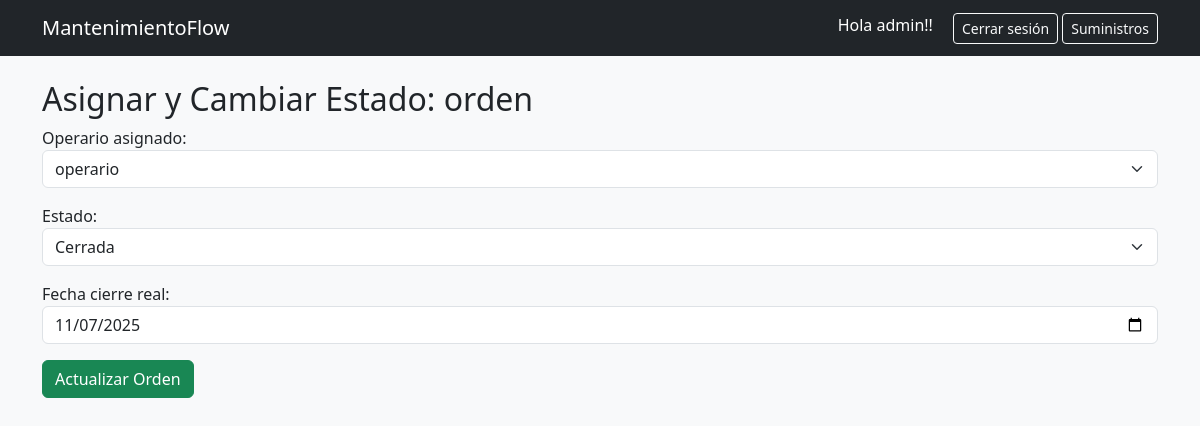
The app's page /asignar/4/ (signed in) with its own data.
### mantenimiento/models.py (models this page shows, shortened)
class OrdenDeTrabajo(models.Model):
    PRIORIDAD = [
        ('Baja', 'Baja'),
        ('Media', 'Media'),
        ('Alta', 'Alta')
    ]
    ESTADO = [
        ('Pendiente', 'Pendiente'),
        ('En Proceso', 'En Proceso'),
        ('Cerrada', 'Cerrada')
    ]
    titulo = models.CharField(max_length=100)
    descripcion_falla = models.TextField()
    prioridad = models.CharField(max_length=10, choices=PRIORIDAD)
    fecha_creacion = models.DateField(auto_now_add=True)
    fecha_cierre_real = models.DateField(null=True, blank=True)
    estado = models.CharField(max_length=15, choices=ESTADO, default='Pendiente')
    creador = models.ForeignKey(User, related_name='ordenes_creadas', on_delete=models.CASCADE)
    operario_asignado = models.ForeignKey(User, related_name='ordenes_asignadas', null=True, blank=True, on_delete=models.SET_NULL)

### mantenimiento/views.py (the view)
# urls.py: path('asignar/<int:id>/', views.asignar_orden, name='asignar_orden'),
@login_required
@permission_required('mantenimiento.change_ordendetrabajo', raise_exception=True)
def asignar_orden(request, id):
    orden = get_object_or_404(OrdenDeTrabajo, id=id)
    if request.method == 'POST':
        form = AsignacionYEstadoForm(request.POST, instance=orden)
        if form.is_valid():
            form.save()
            messages.success(request, "Orden actualizada correctamente.")
            return redirect('orden_list')
        else:
            messages.error(request, "Error al actualizar la orden.")
    else:
        form = AsignacionYEstadoForm(instance=orden)
    return render(request, 'asignacion_form.html', {'form': form, 'orden': orden})

### mantenimiento/forms.py (shortened to what this page needs)
class AsignacionYEstadoForm(forms.ModelForm):
    class Meta:
        model = OrdenDeTrabajo
        fields = ['operario_asignado', 'estado', 'fecha_cierre_real']
        widgets = {
            'operario_asignado': forms.Select(attrs={'class': 'form-select'}),
            'estado': forms.Select(attrs={'class': 'form-select'}),
            'fecha_cierre_real': forms.DateInput(attrs={'class': 'form-control', 'type': 'date'}),
        }
    def __init__(self, *args, **kwargs):
        super().__init__(*args, **kwargs)
        self.fields['operario_asignado'].queryset = User.objects.filter(groups__name='Operario')

### mantenimiento/templates/asignacion_form.html (shortened to what this page needs)
{% extends "base.html" %}
{% block content %}
  <h2>Asignar y Cambiar Estado: {{ orden.titulo }}</h2>
  <form method="post">
    {{ form.as_p }}
    <button type="submit" class="btn btn-success">Actualizar Orden</button>
  </form>
{% endblock %}

### mantenimiento/templates/base.html (shortened to what this page needs)
<!DOCTYPE html>
<html lang="es">
<head>
  <link href="https://cdn.jsdelivr.net/npm/bootstrap@5.3.3/dist/css/bootstrap.min.css" rel="stylesheet">
  {% load static %}
</head>
<body class="bg-light">
  <nav class="navbar navbar-expand-lg navbar-dark bg-dark">
    <div class="container">
      <a class="navbar-brand" href="{% url 'orden_list' %}"> MantenimientoFlow</a>
      <div class="d-flex gap-1">
        {% if user.is_authenticated %}
          <span class="text-white me-3">Hola {{ user.username }}!!</span>
          <form action="{% url 'logout' %}" method="post" class="d-inline">
            <button type="submit" class="btn btn-outline-light btn-sm">Cerrar sesión</button>
          </form>
        {% else %}
          <a href="{% url 'login' %}" class="btn btn-outline-light btn-sm">Iniciar sesión</a>
        {% endif %}
        {% if perms.mantenimiento.view_suministro %}
          <a class="btn btn-outline-light btn-sm" href="{% url 'listar_suministros' %}">Suministros</a>
        {% endif %}
      </div>
    </div>
  </nav>
  <main class="container mt-4 mb-5">
    {% block content %}{% endblock %}
  </main>
</body>
</html>

### records on screen
OrdenDeTrabajo: titulo "orden", operario_asignado "operario", estado "Cerrada", fecha_cierre_real "11/07/2025"

### other values on screen
{{ user.username }} "admin"
